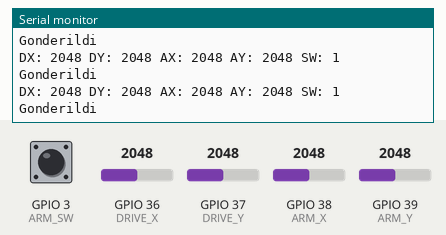
This sketch was run on a simulated ESP32. On the bench: the last lines printed to the serial monitor. The test bench sets the inputs (shaded band); at power-on: GPIO 36 (DRIVE_X) = 2048, GPIO 37 (DRIVE_Y) = 2048, GPIO 38 (ARM_X) = 2048, GPIO 39 (ARM_Y) = 2048, GPIO 3 (ARM_SW) HIGH.

Above: at 1.2 s.
1.3 s: GPIO 36 (DRIVE_X) set to 2866
At 1.34 s:
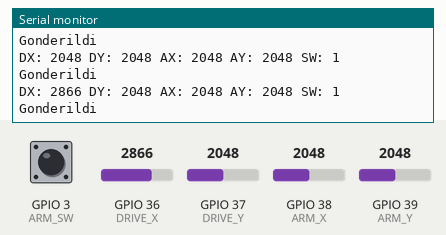
2.8 s: GPIO 37 (DRIVE_Y) set to 2866
At 2.82 s:
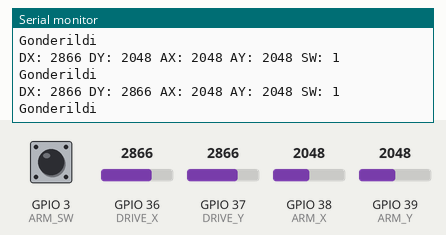
4.3 s: GPIO 38 (ARM_X) set to 2866
At 4.36 s:
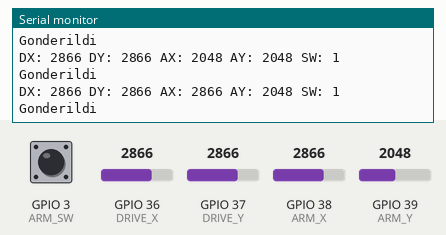
5.8 s: GPIO 39 (ARM_Y) set to 2866
At 5.84 s:
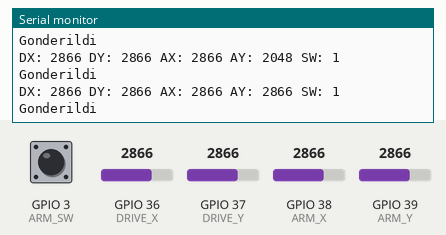
7.3 s: GPIO 3 (ARM_SW) pulled LOW for 0.15 s
8.9 s: GPIO 36 (DRIVE_X) set to 3972
At 8.95 s:
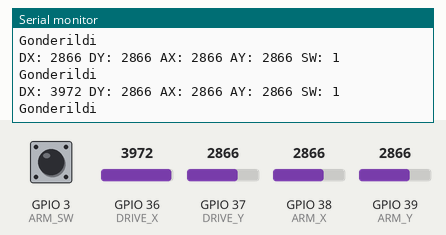
Timing chart, 0 to 11.4 s (numbered marks = the images above; inputs shaded):
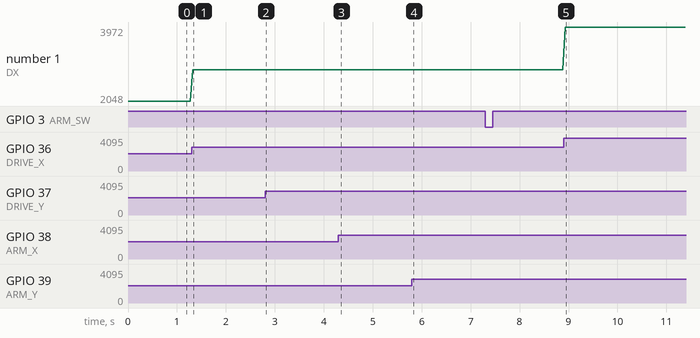

The sketch:

kumanda_espnow.ino
```cpp
#include <WiFi.h>
#include <esp_now.h>

#define DRIVE_X A0
#define DRIVE_Y A1

#define ARM_X A2
#define ARM_Y A3
#define ARM_SW D2

uint8_t aracMAC[] = {0x94, 0x3C, 0xC6, 0xDA, 0xF2, 0xA4};

typedef struct {
  int driveX;
  int driveY;
  int armX;
  int armY;
  int armButton;
} KumandaVerisi;

KumandaVerisi veri;
esp_now_peer_info_t peerInfo;

void OnDataSent(const uint8_t *mac_addr, esp_now_send_status_t status) {
  Serial.println(status == ESP_NOW_SEND_SUCCESS ? "Gonderildi" : "Basarisiz");
}

void setup() {
  Serial.begin(115200);

  pinMode(ARM_SW, INPUT_PULLUP);

  WiFi.mode(WIFI_STA);

  if (esp_now_init() != ESP_OK) {
    Serial.println("ESP-NOW baslatilamadi");
    return;
  }

  esp_now_register_send_cb(OnDataSent);

  memcpy(peerInfo.peer_addr, aracMAC, 6);
  peerInfo.channel = 0;
  peerInfo.encrypt = false;

  if (esp_now_add_peer(&peerInfo) != ESP_OK) {
    Serial.println("Peer eklenemedi");
    return;
  }

  Serial.println("Kumanda hazir");
}

void loop() {
  veri.driveX = analogRead(DRIVE_X);
  veri.driveY = analogRead(DRIVE_Y);

  veri.armX = analogRead(ARM_X);
  veri.armY = analogRead(ARM_Y);

  veri.armButton = digitalRead(ARM_SW);

  esp_now_send(aracMAC, (uint8_t *)&veri, sizeof(veri));

  Serial.print("DX: ");
  Serial.print(veri.driveX);
  Serial.print(" DY: ");
  Serial.print(veri.driveY);
  Serial.print(" AX: ");
  Serial.print(veri.armX);
  Serial.print(" AY: ");
  Serial.print(veri.armY);
  Serial.print(" SW: ");
  Serial.println(veri.armButton);

  delay(50);
}
```

Measured:
- after the input at 1.3 s, the serial monitor: prints a new line at once (image 1)
- after the input at 2.8 s, the serial monitor: prints a new line at once (image 2)
- after the input at 4.3 s, the serial monitor: prints a new line at once (image 3)
- after the input at 5.8 s, the serial monitor: prints a new line at once (image 4)
- after the input at 8.9 s, the serial monitor: prints a new line at once (image 5)
- plotted number 1: 2048 → 2866 after the input at 1.3 s, 2866 → 3972 after the input at 8.9 s
